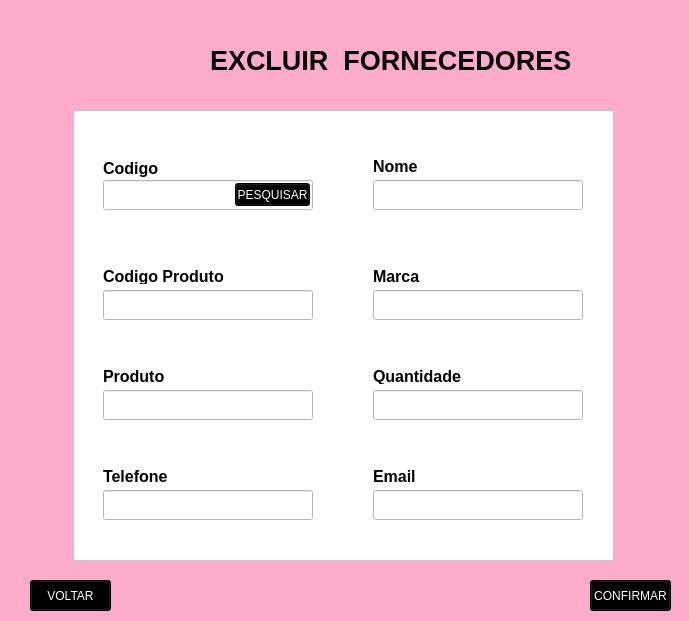
<?xml version="1.0" encoding="UTF-8"?>
<ui version="4.0">
 <class>Form</class>
 <widget class="QWidget" name="Form">
  <property name="geometry">
   <rect>
    <x>0</x>
    <y>0</y>
    <width>689</width>
    <height>621</height>
   </rect>
  </property>
  <property name="windowTitle">
   <string>Form</string>
  </property>
  <property name="styleSheet">
   <string notr="true">background-color: rgb(255, 172, 202);</string>
  </property>
  <widget class="QFrame" name="frame">
   <property name="geometry">
    <rect>
     <x>73</x>
     <y>110</y>
     <width>541</width>
     <height>451</height>
    </rect>
   </property>
   <property name="styleSheet">
    <string notr="true">background-color: rgb(255, 255, 255);</string>
   </property>
   <property name="frameShape">
    <enum>QFrame::StyledPanel</enum>
   </property>
   <property name="frameShadow">
    <enum>QFrame::Raised</enum>
   </property>
   <widget class="QLineEdit" name="id">
    <property name="geometry">
     <rect>
      <x>30</x>
      <y>70</y>
      <width>210</width>
      <height>30</height>
     </rect>
    </property>
   </widget>
   <widget class="QLineEdit" name="nome">
    <property name="geometry">
     <rect>
      <x>300</x>
      <y>70</y>
      <width>210</width>
      <height>30</height>
     </rect>
    </property>
   </widget>
   <widget class="QLineEdit" name="id_prod">
    <property name="geometry">
     <rect>
      <x>30</x>
      <y>180</y>
      <width>210</width>
      <height>30</height>
     </rect>
    </property>
   </widget>
   <widget class="QLineEdit" name="marca">
    <property name="geometry">
     <rect>
      <x>300</x>
      <y>180</y>
      <width>210</width>
      <height>30</height>
     </rect>
    </property>
   </widget>
   <widget class="QLineEdit" name="produto">
    <property name="geometry">
     <rect>
      <x>30</x>
      <y>280</y>
      <width>210</width>
      <height>30</height>
     </rect>
    </property>
   </widget>
   <widget class="QLineEdit" name="quantidade">
    <property name="geometry">
     <rect>
      <x>300</x>
      <y>280</y>
      <width>210</width>
      <height>30</height>
     </rect>
    </property>
   </widget>
   <widget class="QLabel" name="label_2">
    <property name="geometry">
     <rect>
      <x>30</x>
      <y>48</y>
      <width>121</width>
      <height>21</height>
     </rect>
    </property>
    <property name="font">
     <font>
      <family>Arial</family>
      <pointsize>12</pointsize>
      <weight>75</weight>
      <bold>true</bold>
     </font>
    </property>
    <property name="text">
     <string>Codigo</string>
    </property>
   </widget>
   <widget class="QLabel" name="label_3">
    <property name="geometry">
     <rect>
      <x>30</x>
      <y>158</y>
      <width>121</width>
      <height>16</height>
     </rect>
    </property>
    <property name="font">
     <font>
      <family>Arial</family>
      <pointsize>12</pointsize>
      <weight>75</weight>
      <italic>false</italic>
      <bold>true</bold>
     </font>
    </property>
    <property name="text">
     <string>Codigo Produto</string>
    </property>
   </widget>
   <widget class="QLabel" name="label_4">
    <property name="geometry">
     <rect>
      <x>30</x>
      <y>258</y>
      <width>121</width>
      <height>16</height>
     </rect>
    </property>
    <property name="font">
     <font>
      <family>Arial</family>
      <pointsize>12</pointsize>
      <weight>75</weight>
      <bold>true</bold>
     </font>
    </property>
    <property name="text">
     <string>Produto</string>
    </property>
   </widget>
   <widget class="QLabel" name="label_5">
    <property name="geometry">
     <rect>
      <x>300</x>
      <y>258</y>
      <width>121</width>
      <height>16</height>
     </rect>
    </property>
    <property name="font">
     <font>
      <family>Arial</family>
      <pointsize>12</pointsize>
      <weight>75</weight>
      <bold>true</bold>
     </font>
    </property>
    <property name="text">
     <string>Quantidade</string>
    </property>
   </widget>
   <widget class="QLabel" name="label_6">
    <property name="geometry">
     <rect>
      <x>300</x>
      <y>158</y>
      <width>121</width>
      <height>16</height>
     </rect>
    </property>
    <property name="font">
     <font>
      <family>Arial</family>
      <pointsize>12</pointsize>
      <weight>75</weight>
      <bold>true</bold>
     </font>
    </property>
    <property name="text">
     <string>Marca</string>
    </property>
   </widget>
   <widget class="QLabel" name="label_7">
    <property name="geometry">
     <rect>
      <x>300</x>
      <y>48</y>
      <width>121</width>
      <height>16</height>
     </rect>
    </property>
    <property name="font">
     <font>
      <family>Arial</family>
      <pointsize>12</pointsize>
      <weight>75</weight>
      <bold>true</bold>
     </font>
    </property>
    <property name="text">
     <string>Nome</string>
    </property>
   </widget>
   <widget class="QLineEdit" name="telefone">
    <property name="geometry">
     <rect>
      <x>30</x>
      <y>380</y>
      <width>210</width>
      <height>30</height>
     </rect>
    </property>
   </widget>
   <widget class="QLineEdit" name="email">
    <property name="geometry">
     <rect>
      <x>300</x>
      <y>380</y>
      <width>210</width>
      <height>30</height>
     </rect>
    </property>
   </widget>
   <widget class="QLabel" name="label_8">
    <property name="geometry">
     <rect>
      <x>30</x>
      <y>358</y>
      <width>121</width>
      <height>16</height>
     </rect>
    </property>
    <property name="font">
     <font>
      <family>Arial</family>
      <pointsize>12</pointsize>
      <weight>75</weight>
      <bold>true</bold>
     </font>
    </property>
    <property name="text">
     <string>Telefone</string>
    </property>
   </widget>
   <widget class="QLabel" name="label_9">
    <property name="geometry">
     <rect>
      <x>300</x>
      <y>358</y>
      <width>121</width>
      <height>16</height>
     </rect>
    </property>
    <property name="font">
     <font>
      <family>Arial</family>
      <pointsize>12</pointsize>
      <weight>75</weight>
      <bold>true</bold>
     </font>
    </property>
    <property name="text">
     <string>Email</string>
    </property>
   </widget>
   <widget class="QPushButton" name="pesquisar">
    <property name="geometry">
     <rect>
      <x>162</x>
      <y>73</y>
      <width>75</width>
      <height>23</height>
     </rect>
    </property>
    <property name="styleSheet">
     <string notr="true">background-color: rgb(0, 0, 0);
color: rgb(255, 255, 255);</string>
    </property>
    <property name="text">
     <string>PESQUISAR</string>
    </property>
   </widget>
  </widget>
  <widget class="QLabel" name="label">
   <property name="geometry">
    <rect>
     <x>210</x>
     <y>25</y>
     <width>441</width>
     <height>71</height>
    </rect>
   </property>
   <property name="font">
    <font>
     <family>Arial</family>
     <pointsize>20</pointsize>
     <weight>75</weight>
     <bold>true</bold>
    </font>
   </property>
   <property name="text">
    <string>EXCLUIR  FORNECEDORES</string>
   </property>
  </widget>
  <widget class="QLabel" name="label_10">
   <property name="geometry">
    <rect>
     <x>10</x>
     <y>6</y>
     <width>181</width>
     <height>101</height>
    </rect>
   </property>
   <property name="text">
    <string/>
   </property>
   <property name="pixmap">
    <pixmap>iMAGENs/LOGO-removebg-preview.png</pixmap>
   </property>
   <property name="scaledContents">
    <bool>true</bool>
   </property>
  </widget>
  <widget class="QPushButton" name="confirmar">
   <property name="geometry">
    <rect>
     <x>590</x>
     <y>580</y>
     <width>81</width>
     <height>31</height>
    </rect>
   </property>
   <property name="styleSheet">
    <string notr="true">background-color: rgb(0, 0, 0);
color: rgb(255, 255, 255);</string>
   </property>
   <property name="text">
    <string>CONFIRMAR</string>
   </property>
  </widget>
  <widget class="QPushButton" name="voltar">
   <property name="geometry">
    <rect>
     <x>30</x>
     <y>580</y>
     <width>81</width>
     <height>31</height>
    </rect>
   </property>
   <property name="styleSheet">
    <string notr="true">background-color: rgb(0, 0, 0);
color: rgb(255, 255, 255);</string>
   </property>
   <property name="text">
    <string>VOLTAR</string>
   </property>
  </widget>
 </widget>
 <resources/>
 <connections/>
</ui>
